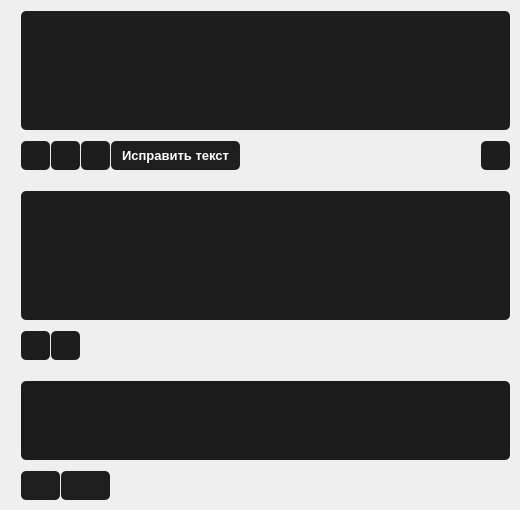
    <widget class="QWidget" name="page_2">
     <widget class="QTextEdit" name="outputYandex">
      <property name="geometry">
       <rect>
        <x>20</x>
        <y>190</y>
        <width>491</width>
        <height>131</height>
       </rect>
      </property>
      <property name="styleSheet">
       <string notr="true">QTextEdit {
background-color: #1D1D1D;
color: white;
border: 2px solid transparent;
  border-radius: 6px;
}</string>
      </property>
     </widget>
     <widget class="QPushButton" name="paste1">
      <property name="geometry">
       <rect>
        <x>20</x>
        <y>140</y>
        <width>31</width>
        <height>31</height>
       </rect>
      </property>
      <property name="font">
       <font>
        <family>Calibri</family>
        <pointsize>10</pointsize>
       </font>
      </property>
      <property name="styleSheet">
       <string notr="true">QPushButton {
background-color: #1D1D1D;
color: white;
border: 2px solid transparent;
  border-radius: 6px;
}
QPushButton:hover {
background-color: #252525;
}
QPushButton:pressed {
background-color: gray;
}</string>
      </property>
      <property name="text">
       <string/>
      </property>
      <property name="icon">
       <iconset>
        <normaloff>icons/paste.png</normaloff>icons/paste.png</iconset>
      </property>
      <property name="iconSize">
       <size>
        <width>18</width>
        <height>18</height>
       </size>
      </property>
     </widget>
     <widget class="QPushButton" name="errorcopy">
      <property name="geometry">
       <rect>
        <x>20</x>
        <y>470</y>
        <width>41</width>
        <height>31</height>
       </rect>
      </property>
      <property name="font">
       <font>
        <family>Leelawadee</family>
        <pointsize>10</pointsize>
        <bold>true</bold>
       </font>
      </property>
      <property name="styleSheet">
       <string notr="true">QPushButton {
background-color: #1E1E1E;
color: white;
border: 2px solid transparent;
  border-radius: 6px;
}
QPushButton:hover {
background-color: #252525;
}
QPushButton:pressed {
background-color: gray;
}</string>
      </property>
      <property name="text">
       <string/>
      </property>
      <property name="icon">
       <iconset>
        <normaloff>icons/copy.png</normaloff>icons/copy.png</iconset>
      </property>
     </widget>
     <widget class="QPushButton" name="delete2">
      <property name="geometry">
       <rect>
        <x>50</x>
        <y>330</y>
        <width>31</width>
        <height>31</height>
       </rect>
      </property>
      <property name="font">
       <font>
        <family>Calibri</family>
        <pointsize>10</pointsize>
       </font>
      </property>
      <property name="styleSheet">
       <string notr="true">QPushButton {
background-color: #1D1D1D;
color: white;
border: 2px solid transparent;
  border-radius: 6px;
}
QPushButton:hover {
background-color: #252525;
}
QPushButton:pressed {
background-color: #EE3232;
}</string>
      </property>
      <property name="text">
       <string/>
      </property>
      <property name="icon">
       <iconset>
        <normaloff>icons/delete text.png</normaloff>icons/delete text.png</iconset>
      </property>
      <property name="iconSize">
       <size>
        <width>18</width>
        <height>18</height>
       </size>
      </property>
     </widget>
     <widget class="QTextEdit" name="inputYandex">
      <property name="geometry">
       <rect>
        <x>20</x>
        <y>10</y>
        <width>491</width>
        <height>121</height>
       </rect>
      </property>
      <property name="styleSheet">
       <string notr="true">QTextEdit {
background-color: #1D1D1D;
color: white;
border: 2px solid transparent;
  border-radius: 6px;
}
QTextEdit:hover {
background-color: #1E1E1E;
}</string>
      </property>
     </widget>
     <widget class="QPushButton" name="deleteerrors">
      <property name="geometry">
       <rect>
        <x>60</x>
        <y>470</y>
        <width>51</width>
        <height>31</height>
       </rect>
      </property>
      <property name="font">
       <font>
        <family>Leelawadee</family>
        <pointsize>10</pointsize>
        <bold>true</bold>
       </font>
      </property>
      <property name="styleSheet">
       <string notr="true">QPushButton {
background-color: #1E1E1E;
color: white;
border: 2px solid transparent;
  border-radius: 6px;
}
QPushButton:hover {
background-color: #252525;
}
QPushButton:pressed {
background-color: red;
}</string>
      </property>
      <property name="text">
       <string/>
      </property>
      <property name="icon">
       <iconset>
        <normaloff>icons/delete text.png</normaloff>icons/delete text.png</iconset>
      </property>
     </widget>
     <widget class="QPushButton" name="copy2">
      <property name="geometry">
       <rect>
        <x>20</x>
        <y>330</y>
        <width>31</width>
        <height>31</height>
       </rect>
      </property>
      <property name="font">
       <font>
        <family>Calibri</family>
        <pointsize>10</pointsize>
       </font>
      </property>
      <property name="styleSheet">
       <string notr="true">QPushButton {
background-color: #1D1D1D;
color: white;
border: 2px solid transparent;
  border-radius: 6px;
}
QPushButton:hover {
background-color: #252525;
}
QPushButton:pressed {
background-color: gray;
}


</string>
      </property>
      <property name="text">
       <string/>
      </property>
      <property name="icon">
       <iconset>
        <normaloff>icons/copy.png</normaloff>icons/copy.png</iconset>
      </property>
      <property name="iconSize">
       <size>
        <width>18</width>
        <height>18</height>
       </size>
      </property>
     </widget>
     <widget class="QPushButton" name="copy1">
      <property name="geometry">
       <rect>
        <x>50</x>
        <y>140</y>
        <width>31</width>
        <height>31</height>
       </rect>
      </property>
      <property name="font">
       <font>
        <family>Calibri</family>
        <pointsize>10</pointsize>
       </font>
      </property>
      <property name="styleSheet">
       <string notr="true">QPushButton {
background-color: #1D1D1D;
color: white;
border: 2px solid transparent;
  border-radius: 6px;
}
QPushButton:hover {
background-color: #252525;
}
QPushButton:pressed {
background-color: gray;
}


</string>
      </property>
      <property name="text">
       <string/>
      </property>
      <property name="icon">
       <iconset>
        <normaloff>icons/copy.png</normaloff>icons/copy.png</iconset>
      </property>
      <property name="iconSize">
       <size>
        <width>18</width>
        <height>18</height>
       </size>
      </property>
     </widget>
     <widget class="QPushButton" name="delete1">
      <property name="geometry">
       <rect>
        <x>80</x>
        <y>140</y>
        <width>31</width>
        <height>31</height>
       </rect>
      </property>
      <property name="font">
       <font>
        <family>Calibri</family>
        <pointsize>10</pointsize>
       </font>
      </property>
      <property name="styleSheet">
       <string notr="true">QPushButton {
background-color: #1D1D1D;
color: white;
border: 2px solid transparent;
  border-radius: 6px;
}
QPushButton:hover {
background-color: #252525;
}
QPushButton:pressed {
background-color: #EE3232;
}</string>
      </property>
      <property name="text">
       <string/>
      </property>
      <property name="icon">
       <iconset>
        <normaloff>icons/delete text.png</normaloff>icons/delete text.png</iconset>
      </property>
      <property name="iconSize">
       <size>
        <width>18</width>
        <height>18</height>
       </size>
      </property>
     </widget>
     <widget class="QPushButton" name="checktext">
      <property name="geometry">
       <rect>
        <x>110</x>
        <y>140</y>
        <width>131</width>
        <height>31</height>
       </rect>
      </property>
      <property name="font">
       <font>
        <family>Segoe UI</family>
        <pointsize>10</pointsize>
        <bold>true</bold>
       </font>
      </property>
      <property name="styleSheet">
       <string notr="true">QPushButton {
background-color: #1E1E1E;
color: white;
border: 2px solid transparent;
  border-radius: 6px;
}
QPushButton:hover {
background-color: #252525;
}
QPushButton:pressed {
background-color: green;
}</string>
      </property>
      <property name="text">
       <string>Исправить текст</string>
      </property>
     </widget>
     <widget class="QTextEdit" name="errorlog">
      <property name="geometry">
       <rect>
        <x>20</x>
        <y>380</y>
        <width>491</width>
        <height>81</height>
       </rect>
      </property>
      <property name="styleSheet">
       <string notr="true">QTextEdit {
background-color: #1B1B1B;
color: white;
border: 2px solid transparent;
  border-radius: 6px;
}</string>
      </property>
     </widget>
     <widget class="QPushButton" name="delete1_2">
      <property name="geometry">
       <rect>
        <x>480</x>
        <y>140</y>
        <width>31</width>
        <height>31</height>
       </rect>
      </property>
      <property name="font">
       <font>
        <family>Calibri</family>
        <pointsize>10</pointsize>
       </font>
      </property>
      <property name="styleSheet">
       <string notr="true">QPushButton {
background-color: #1D1D1D;
color: white;
border: 2px solid transparent;
  border-radius: 6px;
}
QPushButton:hover {
background-color: #252525;
}
QPushButton:pressed {
background-color: #EE3232;
}</string>
      </property>
      <property name="text">
       <string/>
      </property>
      <property name="icon">
       <iconset>
        <normaloff>icons/history.png</normaloff>icons/history.png</iconset>
      </property>
      <property name="iconSize">
       <size>
        <width>18</width>
        <height>18</height>
       </size>
      </property>
     </widget>
    </widget>
